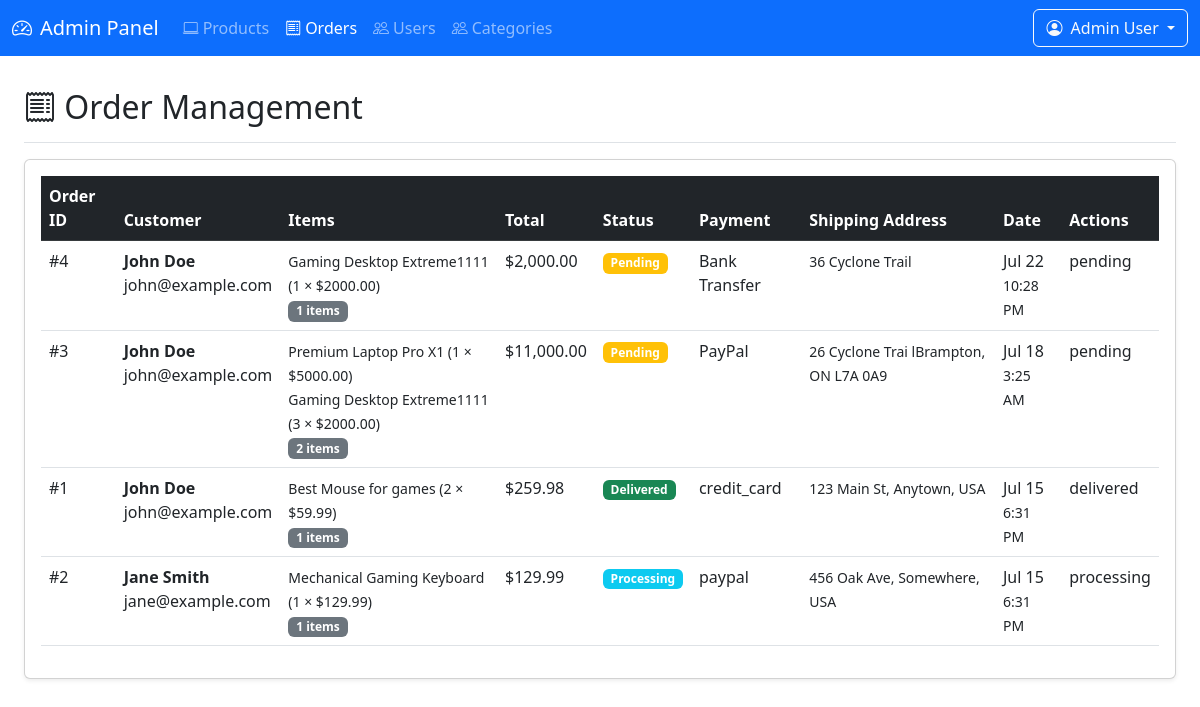
The app's page /admin/orders.php (signed in) with its own data.
### tables this page shows
CREATE TABLE `orders` (
  `id` int(11) NOT NULL,
  `user_id` int(11) NOT NULL,
  `total_price` decimal(10,2) NOT NULL,
  `status` enum('pending','processing','shipped','delivered','cancelled') DEFAULT 'pending',
  `payment_method` varchar(50) DEFAULT NULL,
  `shipping_address` text DEFAULT NULL,
  `created_at` timestamp NOT NULL DEFAULT current_timestamp(),
  `updated_at` timestamp NOT NULL DEFAULT current_timestamp() ON UPDATE current_timestamp()
);

CREATE TABLE `users` (
  `id` int(11) NOT NULL,
  `name` varchar(100) NOT NULL,
  `email` varchar(100) NOT NULL,
  `password` varchar(255) NOT NULL,
  `is_admin` tinyint(1) DEFAULT 0,
  `created_at` timestamp NOT NULL DEFAULT current_timestamp(),
  `updated_at` timestamp NOT NULL DEFAULT current_timestamp() ON UPDATE current_timestamp()
);

### admin/orders.php (the view, shortened to what this page needs)
<?php
require_once '../db/conn.php';
include 'includes/admin_header.php';
$query = "SELECT
            o.*,
            u.name,
            u.email,
            GROUP_CONCAT(CONCAT(p.name, ' (', oi.quantity, ' × $', oi.price, ')') SEPARATOR '<br>') as items,
            COUNT(oi.id) as item_count
          FROM orders o
          JOIN users u ON o.user_id = u.id
          JOIN order_items oi ON o.id = oi.order_id
          JOIN products p ON oi.product_id = p.id
          GROUP BY o.id
          ORDER BY o.created_at DESC";
$orders = mysqli_query($conn, $query);
?>
    <div class="container-fluid">
        <div class="d-flex justify-content-between flex-wrap flex-md-nowrap align-items-center pt-3 pb-2 mb-3 border-bottom">
            <h1 class="h2"><i class="bi bi-receipt"></i> Order Management</h1>
        </div>
        <div class="card shadow-sm">
            <div class="card-body">
                <div class="table-responsive">
                    <table class="table table-hover">
                        <thead class="table-dark">
                        <tr>
                            <th>Order ID</th>
                            <th>Customer</th>
                            <th>Items</th>
                            <th>Total</th>
                            <th>Status</th>
                            <th>Payment</th>
                            <th>Shipping Address</th>
                            <th>Date</th>
                            <th>Actions</th>
                        </tr>
                        </thead>
                        <tbody>
                        <?php while ($order = mysqli_fetch_assoc($orders)): ?>
                            <tr>
                                <td>#<?= $order['id'] ?></td>
                                <td>
                                    <strong><?= htmlspecialchars($order['name']) ?></strong><br>
                                    <?= htmlspecialchars($order['email']) ?>
                                </td>
                                <td>
                                    <small><?= $order['items'] ?></small><br>
                                    <span class="badge bg-secondary"><?= $order['item_count'] ?> items</span>
                                </td>
                                <td>$<?= number_format($order['total_price'], 2) ?></td>
                                <td>
                                <span class="badge bg-<?=
                                $order['status'] == 'pending' ? 'warning' :
                                    ($order['status'] == 'processing' ? 'info' :
                                        ($order['status'] == 'shipped' ? 'primary' :
                                            ($order['status'] == 'delivered' ? 'success' : 'danger')))
                                ?>">
                                    <?= ucfirst($order['status']) ?>
                                </span>
                                </td>
                                <td><?= htmlspecialchars($order['payment_method']) ?></td>
                                <td><small><?= nl2br(htmlspecialchars($order['shipping_address'])) ?></small></td>
                                <td>
                                    <?= date('M j', strtotime($order['created_at'])) ?><br>
                                    <small><?= date('g:i A', strtotime($order['created_at'])) ?></small>
                                </td>
                                <td>
                                    <?= $order['status'] ?>
                                </td>
                            </tr>
                        <?php endwhile; ?>
                        </tbody>
                    </table>
                </div>
            </div>
        </div>
    </div>
<?php include 'includes/admin_footer.php'; ?>

### records on screen
orders: id "4", user.name "John Doe", user.email "john@example.com", items "Gaming Desktop Extreme1111 (1 × $2000.00)", item_count "1", total_price "2,000.00", status "Pending", payment_method "Bank Transfer", shipping_address "36 Cyclone Trail", created_at "Jul 22", created_at "10:28 PM", status "pending"
orders: id "3", user.name "John Doe", user.email "john@example.com", items "Premium Laptop Pro X1 (1 × $5000.00) Gaming Desktop Extreme1111 (3 × $2000.00)", item_count "2", total_price "11,000.00", status "Pending", payment_method "PayPal", shipping_address "26 Cyclone Trai lBrampton, ON L7A 0A9", created_at "Jul 18", created_at "3:25 AM", status "pending"
orders: id "1", user.name "John Doe", user.email "john@example.com", items "Best Mouse for games (2 × $59.99)", item_count "1", total_price "259.98", status "Delivered", payment_method "credit_card", shipping_address "123 Main St, Anytown, USA", created_at "Jul 15", created_at "6:31 PM", status "delivered"
orders: id "2", user.name "Jane Smith", user.email "jane@example.com", items "Mechanical Gaming Keyboard (1 × $129.99)", item_count "1", total_price "129.99", status "Processing", payment_method "paypal", shipping_address "456 Oak Ave, Somewhere, USA", created_at "Jul 15", created_at "6:31 PM", status "processing"

### other values on screen
$_SESSION['user_name'] "Admin User"
